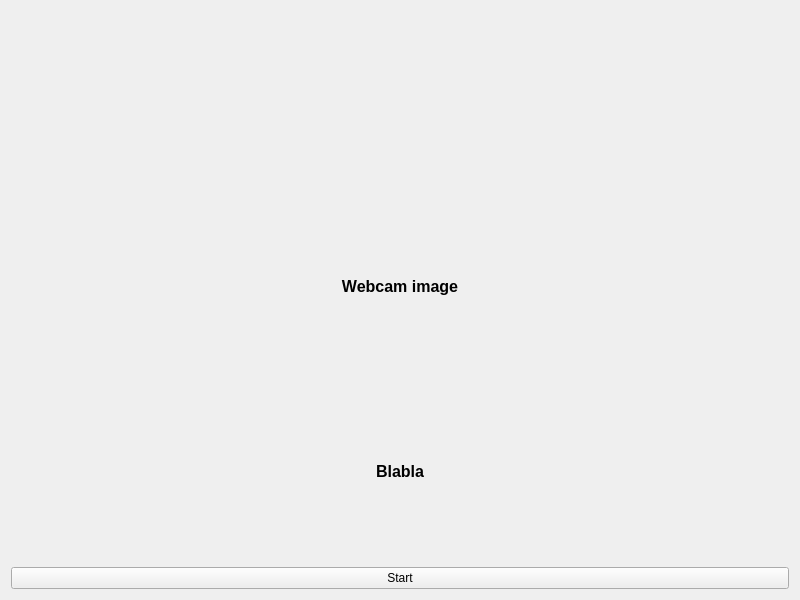
<?xml version="1.0" encoding="UTF-8"?>
<ui version="4.0">
 <class>Webcam</class>
 <widget class="QWidget" name="Webcam">
  <property name="geometry">
   <rect>
    <x>0</x>
    <y>0</y>
    <width>800</width>
    <height>600</height>
   </rect>
  </property>
  <property name="windowTitle">
   <string>Webcam</string>
  </property>
  <layout class="QVBoxLayout" name="verticalLayout">
   <item>
    <widget class="QWidget" name="drawWidget" native="true"/>
   </item>
   <item>
    <widget class="QLabel" name="webcamLabel_">
     <property name="font">
      <font>
       <pointsize>12</pointsize>
       <bold>true</bold>
      </font>
     </property>
     <property name="text">
      <string>Webcam image</string>
     </property>
     <property name="alignment">
      <set>Qt::AlignCenter</set>
     </property>
    </widget>
   </item>
   <item>
    <widget class="QLabel" name="infoLabel_">
     <property name="minimumSize">
      <size>
       <width>778</width>
       <height>175</height>
      </size>
     </property>
     <property name="font">
      <font>
       <pointsize>12</pointsize>
       <bold>true</bold>
      </font>
     </property>
     <property name="text">
      <string>Blabla</string>
     </property>
     <property name="alignment">
      <set>Qt::AlignCenter</set>
     </property>
    </widget>
   </item>
   <item>
    <widget class="QPushButton" name="captureButton">
     <property name="text">
      <string>Start</string>
     </property>
    </widget>
   </item>
  </layout>
 </widget>
 <resources/>
 <connections/>
</ui>
